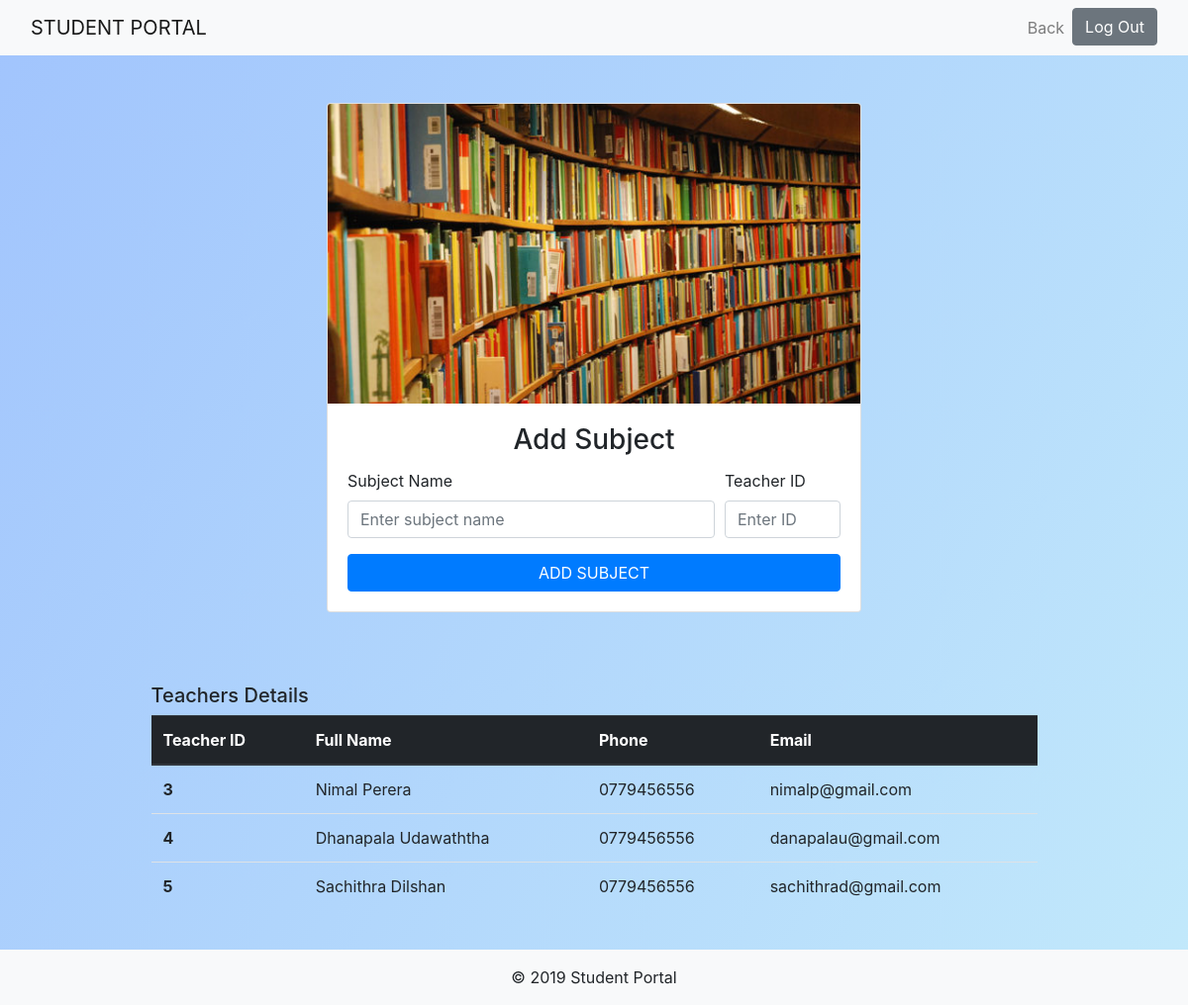
Page /pages/subject-registration.php (signed in) on the committed database.
### tables this page shows
CREATE TABLE IF NOT EXISTS `teacher` (
  `teacher_id` int(11) NOT NULL AUTO_INCREMENT,
  `email` varchar(45) NOT NULL,
  `password` varchar(45) NOT NULL,
  `name` varchar(45) NOT NULL,
  `phone` varchar(45) NOT NULL,
  `address` varchar(45) NOT NULL,
  `last_login` varchar(45) NOT NULL,
  `is_deleted` int(11) NOT NULL,
  PRIMARY KEY (`teacher_id`)
);

### pages/subject-registration.php (the view, shortened to what this page needs)
<?php require_once('../includes/connection.php') ?>
<?php
    $teacher_list = '';
    $query = "SELECT * FROM teacher WHERE is_deleted=0 ORDER BY teacher_id";
    $teachers = mysqli_query($connection, $query);
    while($teacher = mysqli_fetch_assoc($teachers)){
        $teacher_list .= "<tr>";
        $teacher_list .= "<th scope=\"row\">{$teacher['teacher_id']}</th>";
        $teacher_list .= "<td>{$teacher['name']}</td>";
        $teacher_list .= "<td>{$teacher['phone']}</td>";
        $teacher_list .= "<td>{$teacher['email']}</td>";
        $teacher_list .= "</tr>";
    }
	$name = '';
	$teacher_id = '';
?>
<!DOCTYPE html>
<html>
<head>
	<link rel="stylesheet" href="https://maxcdn.bootstrapcdn.com/bootstrap/4.0.0/css/bootstrap.min.css">
    <link rel="stylesheet" type="text/css" href="../css/styles.css">
</head>
<body>
	<header>
		<nav class="navbar navbar-expand-md navbar-light bg-light sticky-top">
			<div class="container-fluid">
            	<a class="navbar-brand" href="../index.php">STUDENT PORTAL</a>
            	<div class="collapse navbar-collapse" id="navbar-responsive">
                	<ul class="navbar-nav ml-auto">
                        <li class="nav-item"><a class="nav-link" href="admin-dashboard.php">Back</a></li>
                    	<li class="nav-item"><a class="btn btn-secondary btn-block" href="logout.php">Log Out</a></li>
                	</ul>
            	</div>
        	</div>
		</nav>
	</header>
	<main class="container padding">
		<div class="row">
			<div class="col-sm-12 col-md-6 mx-auto">
				<div class="card card-signin my-5">
                    <img src="../assets/subjects.jpg" class="card-img-top" alt="Subject Image">
					<div class="card-body">
						<h3 class="card-title text-center">Add Subject</h3>
						<form action="subject-registration.php" method="post">
							<div class="form-row">
								<div class="form-group col-md-9">
									<label for="name">Subject Name</label>
									<input type="text" name="subject_name" class="form-control" <?php echo 'value="'.$name.'"'; ?> placeholder="Enter subject name">
								</div>
								<div class="form-group col-sm-12 col-md-3">
									<label for="teacher_id">Teacher ID</label>
									<input type="text" name="teacher_id" class="form-control" <?php echo 'value="'.$teacher_id.'"'; ?> placeholder="Enter ID">
								</div>
							</div>
							<button type="submit" class="btn btn-primary text-uppercase btn-block" name="submit">Add Subject</button>
						</form>
					</div>
				</div>
			</div>
		</div>
		<div class="container-fluid padding py-4">
            <div class="row">
                <div class="col-md-10 col-sm-12 mx-auto">
                    <h5>Teachers Details</h5>
                    <table class="table">
                        <thead class="thead-dark">
                            <tr>
                                <th scope="col">Teacher ID</th>
                                <th scope="col">Full Name</th>
                                <th scope="col">Phone</th>
                                <th scope="col">Email</th>
                            </tr>
                        </thead>
                        <tbody>
                            <?php echo $teacher_list ?>
                        </tbody>
                    </table>
                </div>
            </div>
        </div>
	</main>
	<footer class="footer">
        <div class="container-fluid padding bg-light">
            <div class="row text-center">
                <div class="col-12 pt-3">
                    <p>&copy; 2019 Student Portal</p>
                </div>
            </div>
        </div>
    </footer>
</body>
</html>

### css/styles.css (style rules this page uses)
* { margin: 0; padding: 0; }
body { background-image: linear-gradient(120deg, #a1c4fd 0%, #c2e9fb 100%); background-repeat: no-repeat; background-attachment: fixed; background-size: cover; height: 100vh; }

### rows in the picture
teacher: teacher_id "3", name "Nimal Perera", phone "0779456556", email "nimalp@gmail.com"
teacher: teacher_id "4", name "Dhanapala Udawaththa", phone "0779456556", email "danapalau@gmail.com"
teacher: teacher_id "5", name "Sachithra Dilshan", phone "0779456556", email "sachithrad@gmail.com"
